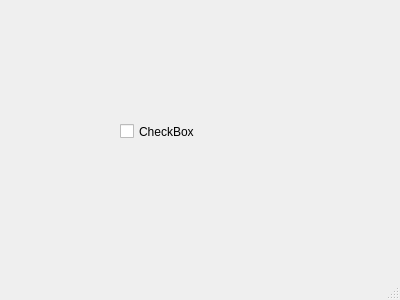
<?xml version="1.0" encoding="UTF-8"?>
<ui version="4.0">
 <class>MainWindow</class>
 <widget class="QMainWindow" name="MainWindow">
  <property name="geometry">
   <rect>
    <x>0</x>
    <y>0</y>
    <width>400</width>
    <height>300</height>
   </rect>
  </property>
  <property name="windowTitle">
   <string>MainWindow</string>
  </property>
  <widget class="QWidget" name="centralWidget">
   <widget class="QCheckBox" name="checkBox">
    <property name="geometry">
     <rect>
      <x>120</x>
      <y>120</y>
      <width>92</width>
      <height>23</height>
     </rect>
    </property>
    <property name="text">
     <string>CheckBox</string>
    </property>
   </widget>
  </widget>
  <widget class="QStatusBar" name="statusBar"/>
 </widget>
 <layoutdefault spacing="6" margin="11"/>
 <resources/>
 <connections/>
</ui>
